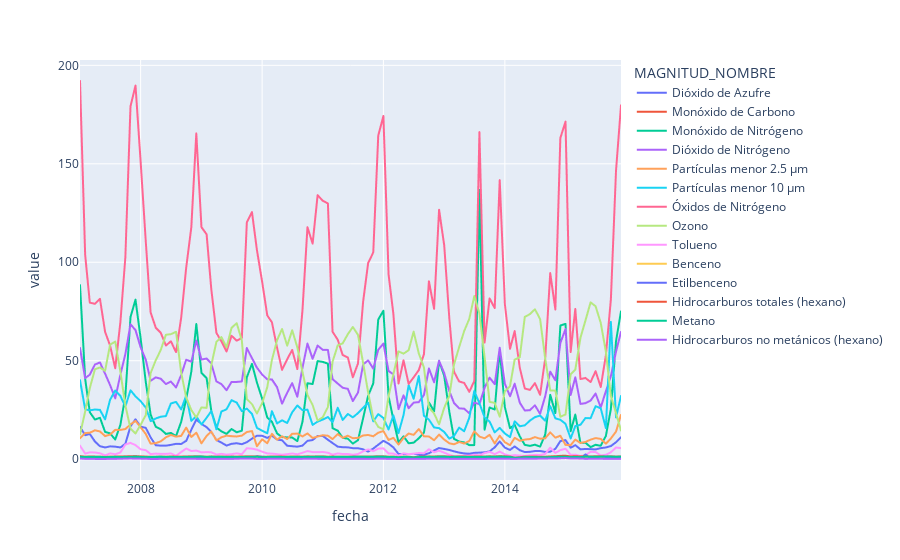

The notebook cell saved with this chart:
### Code cell
px.line(df_magnitud.reset_index(),x='fecha',y='value',color='MAGNITUD_NOMBRE')
